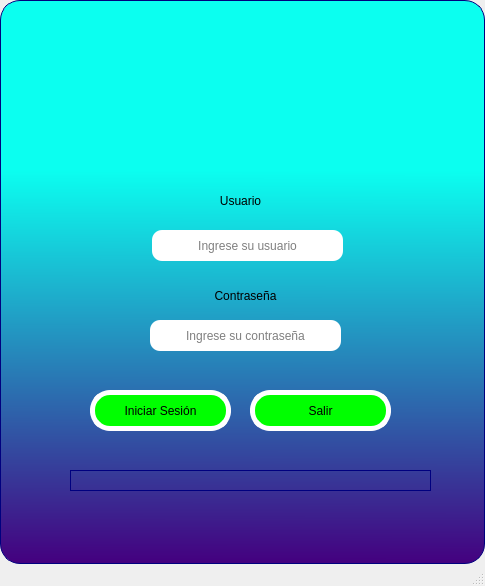
<?xml version="1.0" encoding="UTF-8"?>
<ui version="4.0">
 <class>MainWindow</class>
 <widget class="QMainWindow" name="MainWindow">
  <property name="geometry">
   <rect>
    <x>0</x>
    <y>0</y>
    <width>485</width>
    <height>586</height>
   </rect>
  </property>
  <property name="windowTitle">
   <string>MainWindow</string>
  </property>
  <widget class="QWidget" name="centralwidget">
   <layout class="QVBoxLayout" name="verticalLayout">
    <property name="spacing">
     <number>0</number>
    </property>
    <property name="leftMargin">
     <number>0</number>
    </property>
    <property name="topMargin">
     <number>0</number>
    </property>
    <property name="rightMargin">
     <number>0</number>
    </property>
    <property name="bottomMargin">
     <number>0</number>
    </property>
    <item>
     <widget class="QFrame" name="ButClose">
      <property name="styleSheet">
       <string notr="true">background-color: qlineargradient(spread:reflect, x1:0.543, y1:0, x2:0.541, y2:1, stop:0.300766 rgba(11, 255, 240, 255), stop:1 rgba(68, 0, 127, 255));

border-radius:20px;
border:1px solid #00007f;</string>
      </property>
      <property name="frameShape">
       <enum>QFrame::StyledPanel</enum>
      </property>
      <property name="frameShadow">
       <enum>QFrame::Raised</enum>
      </property>
      <widget class="QLabel" name="label">
       <property name="geometry">
        <rect>
         <x>130</x>
         <y>0</y>
         <width>211</width>
         <height>231</height>
        </rect>
       </property>
       <property name="autoFillBackground">
        <bool>false</bool>
       </property>
       <property name="styleSheet">
        <string notr="true">background-color: rgba(0, 0, 0,0%);
border:none</string>
       </property>
       <property name="text">
        <string/>
       </property>
       <property name="pixmap">
        <pixmap>../images/logo.png</pixmap>
       </property>
       <property name="scaledContents">
        <bool>true</bool>
       </property>
       <property name="wordWrap">
        <bool>false</bool>
       </property>
      </widget>
      <widget class="QLabel" name="label_2">
       <property name="geometry">
        <rect>
         <x>200</x>
         <y>190</y>
         <width>81</width>
         <height>21</height>
        </rect>
       </property>
       <property name="styleSheet">
        <string notr="true">background-color: rgba(0, 0, 0,0%);
font: 75 16pt &quot;Arial&quot;;
border:none</string>
       </property>
       <property name="text">
        <string>Usuario</string>
       </property>
       <property name="alignment">
        <set>Qt::AlignCenter</set>
       </property>
      </widget>
      <widget class="QLabel" name="label_3">
       <property name="geometry">
        <rect>
         <x>190</x>
         <y>280</y>
         <width>111</width>
         <height>31</height>
        </rect>
       </property>
       <property name="styleSheet">
        <string notr="true">background-color: rgba(0, 0, 0,0%);
font: 75 16pt &quot;Arial&quot;;
border:none</string>
       </property>
       <property name="text">
        <string>Contraseña</string>
       </property>
       <property name="alignment">
        <set>Qt::AlignCenter</set>
       </property>
      </widget>
      <widget class="QLineEdit" name="TxtUser">
       <property name="geometry">
        <rect>
         <x>152</x>
         <y>230</y>
         <width>191</width>
         <height>31</height>
        </rect>
       </property>
       <property name="styleSheet">
        <string notr="true">background-color: rgb(255, 255, 255,255);
border-radius:10px;
border:none</string>
       </property>
       <property name="alignment">
        <set>Qt::AlignCenter</set>
       </property>
       <property name="placeholderText">
        <string>Ingrese su usuario</string>
       </property>
      </widget>
      <widget class="QLineEdit" name="TxtPassword">
       <property name="geometry">
        <rect>
         <x>150</x>
         <y>320</y>
         <width>191</width>
         <height>31</height>
        </rect>
       </property>
       <property name="styleSheet">
        <string notr="true">background-color: rgb(255, 255, 255,255);
border-radius:10px;
border:none</string>
       </property>
       <property name="alignment">
        <set>Qt::AlignCenter</set>
       </property>
       <property name="placeholderText">
        <string>Ingrese su contraseña</string>
       </property>
      </widget>
      <widget class="QPushButton" name="ButLogin">
       <property name="geometry">
        <rect>
         <x>90</x>
         <y>390</y>
         <width>141</width>
         <height>41</height>
        </rect>
       </property>
       <property name="styleSheet">
        <string notr="true">QPushButton{
background-color: rgb(0, 255, 0);
font: 75 12pt &quot;MS Shell Dlg 2&quot;;
border:5px solid #ffffff;
}

QPushButton:hover{
background-color: rgb(255, 255, 0);
font: 75 12pt &quot;MS Shell Dlg 2&quot;;
border:5px solid #0000f;
}</string>
       </property>
       <property name="text">
        <string>Iniciar Sesión</string>
       </property>
      </widget>
      <widget class="QProgressBar" name="LineProgress">
       <property name="geometry">
        <rect>
         <x>70</x>
         <y>470</y>
         <width>361</width>
         <height>21</height>
        </rect>
       </property>
       <property name="styleSheet">
        <string notr="true">QProgressBar{
background-color: rgba(0, 0,0, 0%);
border-radius:25px;
border:1px solid #00007f;
}

QProgressBar:chunk{
background-color: qlineargradient(spread:reflect, x1:0.995263, y1:0.563, x2:0.574, y2:0.574, stop:0.301843 rgba(11, 255, 240, 255), stop:1 rgba(68, 0, 127, 255));
border-radius:25px;
}</string>
       </property>
       <property name="value">
        <number>0</number>
       </property>
       <property name="textVisible">
        <bool>false</bool>
       </property>
      </widget>
      <widget class="QPushButton" name="pushButton_2">
       <property name="geometry">
        <rect>
         <x>250</x>
         <y>390</y>
         <width>141</width>
         <height>41</height>
        </rect>
       </property>
       <property name="styleSheet">
        <string notr="true">QPushButton{
background-color: rgb(0, 255, 0);
font: 75 12pt &quot;MS Shell Dlg 2&quot;;
border:5px solid #ffffff;
}

QPushButton:hover{
background-color: rgb(255, 255, 0);
font: 75 12pt &quot;MS Shell Dlg 2&quot;;
border:5px solid #0000f;
}</string>
       </property>
       <property name="text">
        <string>Salir</string>
       </property>
      </widget>
     </widget>
    </item>
   </layout>
  </widget>
  <widget class="QMenuBar" name="menubar">
   <property name="geometry">
    <rect>
     <x>0</x>
     <y>0</y>
     <width>485</width>
     <height>21</height>
    </rect>
   </property>
  </widget>
  <widget class="QStatusBar" name="statusbar"/>
 </widget>
 <resources/>
 <connections/>
</ui>
